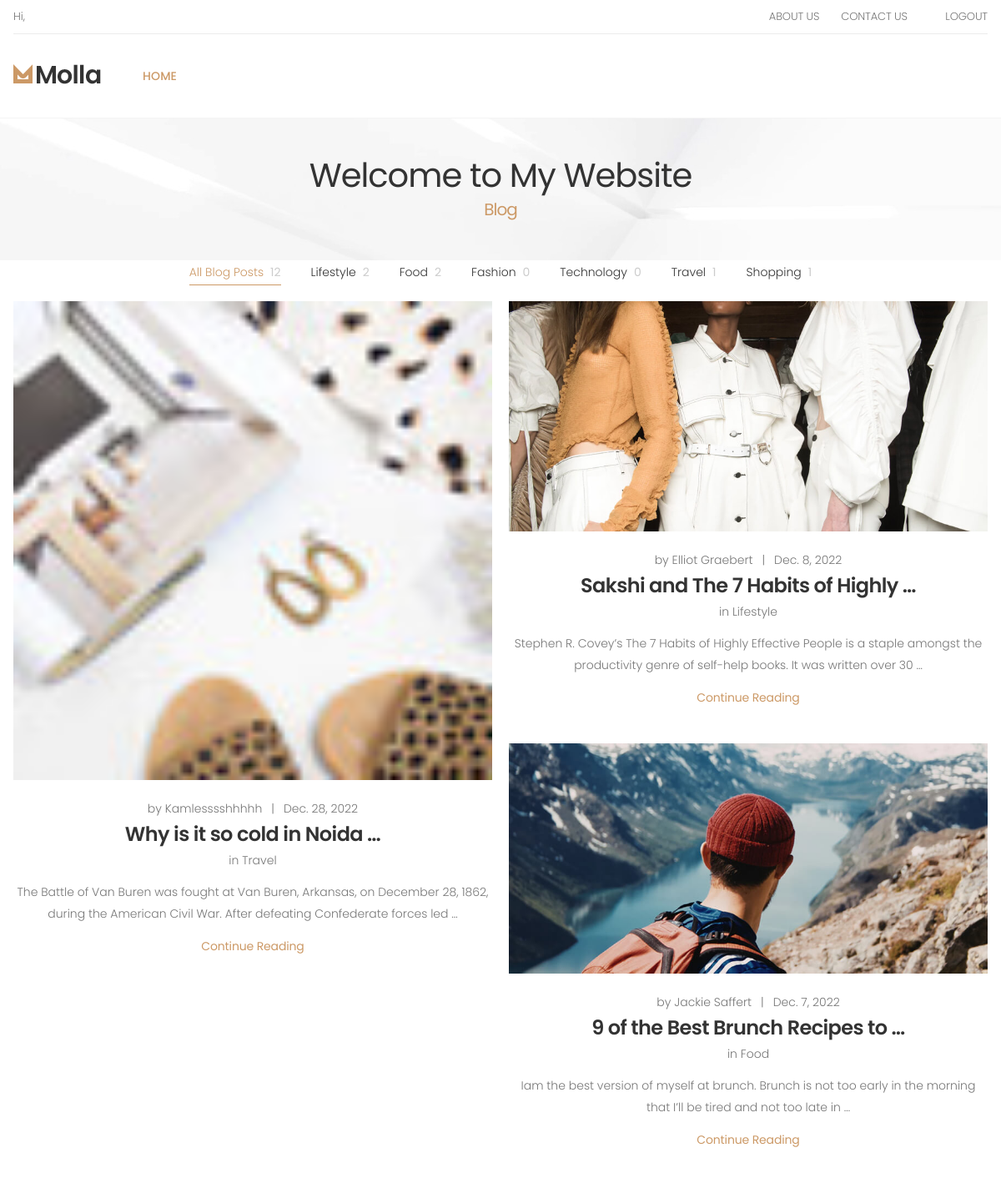
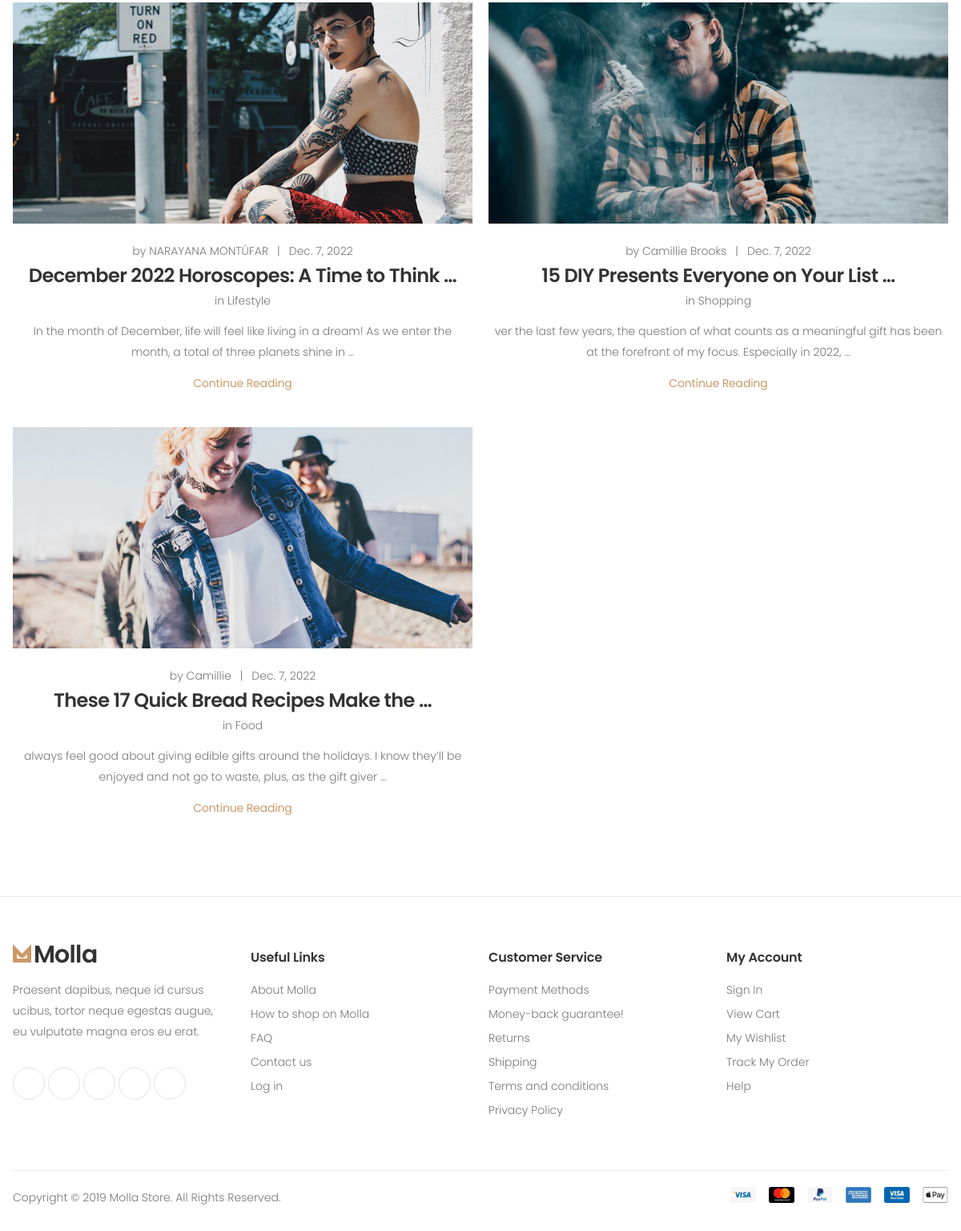
The app's page / (signed in) with its own data (2 pictures, top to bottom).
### blogs/models.py (models this page shows)
class Category(models.Model):
    name = models.CharField(max_length=20)
    def __str__(self):
        return self.name
    @property
    def cat_count(self):
        blogs = self.blog_set.all()
        num = blogs.count()
        return num

class Blog(models.Model):
    title = models.CharField(max_length=60)
    description = models.TextField()
    image = models.ImageField(null=True, blank=True)
    created_at = models.DateField(auto_now_add=True)
    author = models.CharField(max_length=35)
    category = models.ForeignKey(Category, on_delete=models.SET_NULL, null=True)
    def __str__(self):
        return self.title
    @property
    def imageURL(self):
        try:
            url = self.image.url
        except:
            url = ""
        return url

### blogs/views.py (the view)
# urls.py: path('', views.home, name='index'),
@login_required(login_url="/login")
def home(request):
    categories = Category.objects.all()
    blogs = Blog.objects.all()
    lifestyle_blog = Blog.objects.all()
    for i in lifestyle_blog:
        if i.category.name == 'Food':
            print(i)
    return render(request, 'index.html', {'blogs': blogs, 'categories': categories})

### templates/index.html
{% extends 'base.html' %}
{% load static %}
{% block content %}
<div class="page-header text-center" style="background-image: url(../static/images/page-header-bg.jpg)">
    <div class="container">
        <h1 class="page-title">Welcome to My Website<span>Blog</span></h1>
    </div>
</div>
<div class="page-content">
    <div class="container">
        <nav class="blog-nav">
            <ul class="menu-cat entry-filter justify-content-center">
                <li class="active"><a href="/" data-filter="*">All Blog Posts<span>12</span></a></li>
                {% for category in categories %}
                <li><a href="/category/{{ category.id }}" data-filter=".lifestyle">{{ category.name }}<span>{{ category.cat_count }}</span></a></li>
                {% endfor %}
            </ul>
        </nav>
        <div class="entry-container max-col-2" data-layout="fitRows">
            {% for blog in blogs reversed %}
            <div class="entry-item lifestyle shopping col-sm-6">
                <article class="entry entry-grid text-center">
                    <figure class="entry-media">
                        <a href="single.html">
                            <img src="{{ blog.imageURL }}" alt="image desc">
                        </a>
                    </figure>
                    <div class="entry-body">
                        <div class="entry-meta">
                            <span class="entry-author">
                                by <a href="#">{{ blog.author }}</a>
                            </span>
                            <span class="meta-separator">|</span>
                            <a href="#">{{ blog.created_at }}</a>
                        </div>
                        <h2 class="entry-title">
                            <a href="/blog/{{ blog.id }}">{{ blog.title | truncatewords:7 }}</a>
                        </h2>
                        <div class="entry-cats">
                            in <a href="#">{{ blog.category }}</a>
                        </div>
                        <div class="entry-content">
                            <p>
                                {{ blog.description | truncatewords:25 }}
                            </p>
                            <a href="/blog/{{ blog.id }}" class="read-more">Continue Reading</a>
                        </div>
                    </div>
                </article>
            </div>
            {% endfor %}
        </div>
    </div>
    {% endblock %}

### records on screen
Category: name "Lifestyle", cat_count "2"
Category: name "Food", cat_count "2"
Category: name "Fashion", cat_count "0"
Category: name "Technology", cat_count "0"
Category: name "Travel", cat_count "1"
Category: name "Shopping", cat_count "1"
Blog: imageURL (picture), author "Kamlesssshhhhh", created_at "Dec. 28, 2022", title "Why is it so cold in Noida …", category "Travel", description "The Battle of Van Buren was fought at Van Buren, Arkansas, on December 28, 1862, during the American Civil War. After defeating Confederate forces led …"
Blog: imageURL (picture), author "Elliot Graebert", created_at "Dec. 8, 2022", title "Sakshi and The 7 Habits of Highly …", category "Lifestyle", description "Stephen R. Covey’s The 7 Habits of Highly Effective People is a staple amongst the productivity genre of self-help books. It was written over 30 …"
Blog: imageURL (picture), author "Jackie Saffert", created_at "Dec. 7, 2022", title "9 of the Best Brunch Recipes to …", category "Food", description "Iam the best version of myself at brunch. Brunch is not too early in the morning that I’ll be tired and not too late in …"
Blog: imageURL (picture), author "NARAYANA MONTÚFAR", created_at "Dec. 7, 2022", title "December 2022 Horoscopes: A Time to Think …", category "Lifestyle", description "In the month of December, life will feel like living in a dream! As we enter the month, a total of three planets shine in …"
Blog: imageURL (picture), author "Camillie Brooks", created_at "Dec. 7, 2022", title "15 DIY Presents Everyone on Your List …", category "Shopping", description "ver the last few years, the question of what counts as a meaningful gift has been at the forefront of my focus. Especially in 2022, …"
Blog: imageURL (picture), author "Camillie", created_at "Dec. 7, 2022", title "These 17 Quick Bread Recipes Make the …", category "Food", description "always feel good about giving edible gifts around the holidays. I know they’ll be enjoyed and not go to waste, plus, as the gift giver …"
